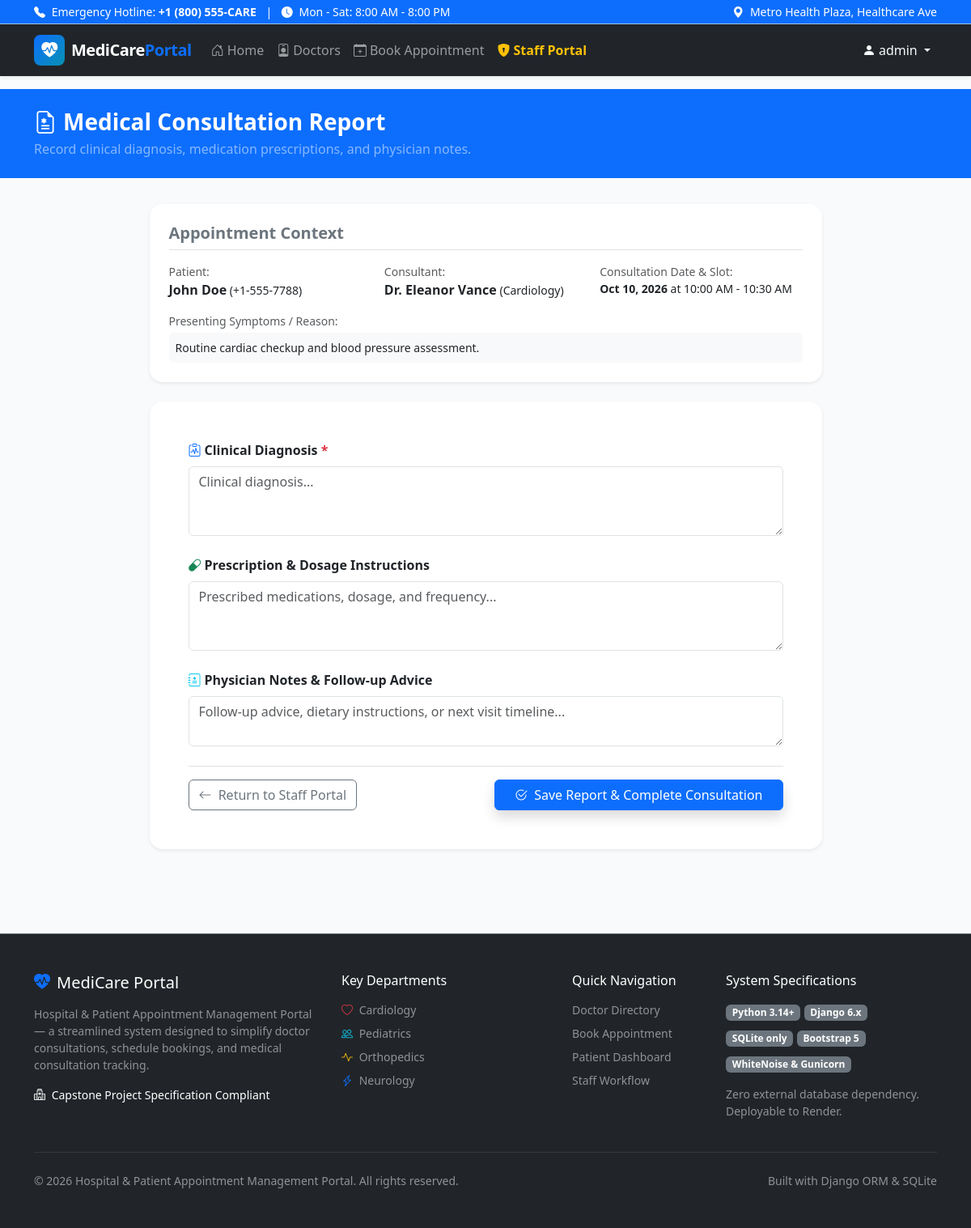
/staff/appointment/1/report/ (signed in), run on the app's committed database.
### appointments/models.py (models this page shows, shortened)
class Appointment(models.Model):
    patient = models.ForeignKey(
        Patient,
        on_delete=models.CASCADE,
        related_name='appointments'
    )
    doctor = models.ForeignKey(
        Doctor,
        on_delete=models.CASCADE,
        related_name='appointments'
    )
    date = models.DateField()
    time_slot = models.CharField(max_length=20, choices=TIME_SLOTS)
    reason = models.TextField()
    status = models.CharField(
        max_length=20,
        choices=AppointmentStatusChoices.choices,
        default=AppointmentStatusChoices.PENDING
    )
    created_date = models.DateTimeField(auto_now_add=True)
    updated_at = models.DateTimeField(auto_now=True)
    class Meta:
        ordering = ['-date', 'time_slot']
        constraints = [
            models.UniqueConstraint(
                fields=['doctor', 'date', 'time_slot'],
                condition=~models.Q(status=AppointmentStatusChoices.CANCELLED),
                name='unique_doctor_active_timeslot'
            )
        ]

class Patient(models.Model):
    GENDER_CHOICES = [
        ('Male', 'Male'),
        ('Female', 'Female'),
        ('Other', 'Other'),
    ]
    user = models.OneToOneField(
        User,
        on_delete=models.CASCADE,
        null=True,
        blank=True,
        related_name='patient_profile'
    )
    name = models.CharField(max_length=150)
    email = models.EmailField()
    phone = models.CharField(max_length=20)
    date_of_birth = models.DateField(null=True, blank=True)
    gender = models.CharField(max_length=10, choices=GENDER_CHOICES, default='Male')
    blood_group = models.CharField(max_length=5, blank=True)
    address = models.TextField(blank=True)
    created_at = models.DateTimeField(auto_now_add=True)
    class Meta:
        ordering = ['name']

class Doctor(models.Model):
    name = models.CharField(max_length=150)
    department = models.CharField(
        max_length=50,
        choices=DepartmentChoices.choices
    )
    specialization = models.CharField(max_length=150)
    consultation_fee = models.DecimalField(
        max_digits=10,
        decimal_places=2,
        default=50.00,
        help_text="Consultation fee in USD / standard currency"
    )
    available_days = models.CharField(
        max_length=200,
        default="Monday, Tuesday, Wednesday, Thursday, Friday",
        help_text="Comma-separated available days"
    )
    active_status = models.BooleanField(
        default=True,
        help_text="Active status indicates if doctor is taking appointments"
    )
    email = models.EmailField(blank=True, null=True)
    phone = models.CharField(max_length=20, blank=True)
    bio = models.TextField(blank=True)
    experience_years = models.PositiveIntegerField(default=5)
    created_at = models.DateTimeField(auto_now_add=True)
    class Meta:
        ordering = ['name']

### appointments/views.py (the view)
# urls.py: path('staff/appointment/<int:appointment_id>/report/', views.add_medical_report_view, name='add_medical_report'),
@staff_required
def add_medical_report_view(request, appointment_id):
    appointment = get_object_or_404(Appointment, pk=appointment_id)
    if appointment.status == AppointmentStatusChoices.CANCELLED:
        messages.error(request, f"Cannot create a medical report for cancelled appointment #{appointment.id}.")
        return redirect('staff_dashboard')
    existing_report = getattr(appointment, 'medical_report', None)
    if existing_report:
        messages.info(request, f"A medical report already exists for Appointment #{appointment.id}. Viewing existing report.")
        return redirect('medical_report_detail', pk=existing_report.pk)
    if request.method == 'POST':
        form = MedicalReportForm(request.POST)
        if form.is_valid():
            report = form.save(commit=False)
            report.appointment = appointment
            report.patient = appointment.patient
            report.doctor = appointment.doctor
            report.save()
            if appointment.status != AppointmentStatusChoices.COMPLETED:
                appointment.status = AppointmentStatusChoices.COMPLETED
                appointment.save()
            messages.success(request, f"Medical consultation report saved successfully for {appointment.patient.name}.")
            return redirect('medical_report_detail', pk=report.pk)
        else:
            messages.error(request, "Please correct the errors in the medical report form.")
    else:
        form = MedicalReportForm()
    context = {
        'form': form,
        'appointment': appointment,
    }
    return render(request, 'appointments/add_medical_report.html', context)

### templates/appointments/add_medical_report.html (shortened to what this page needs)
{% extends 'base.html' %}
{% load static %}
{% block content %}
<div class="bg-primary text-white py-4 mb-4">
    <div class="container">
        <h1 class="h3 fw-bold mb-1"><i class="bi bi-file-earmark-medical me-2"></i>Medical Consultation Report</h1>
        <p class="mb-0 text-white-50">Record clinical diagnosis, medication prescriptions, and physician notes.</p>
    </div>
</div>
<div class="container py-2">
    <div class="row justify-content-center">
        <div class="col-lg-9">
            <div class="card border-0 shadow-sm rounded-4 p-4 mb-4 bg-white">
                <h5 class="fw-bold mb-3 text-secondary border-bottom pb-2">Appointment Context</h5>
                <div class="row g-3 small">
                    <div class="col-sm-4">
                        <span class="text-muted d-block">Patient:</span>
                        <strong class="text-dark fs-6">{{ appointment.patient.name }}</strong> ({{ appointment.patient.phone }})
                    </div>
                    <div class="col-sm-4">
                        <span class="text-muted d-block">Consultant:</span>
                        <strong class="text-dark fs-6">Dr. {{ appointment.doctor.name }}</strong> ({{ appointment.doctor.department }})
                    </div>
                    <div class="col-sm-4">
                        <span class="text-muted d-block">Consultation Date &amp; Slot:</span>
                        <strong class="text-dark">{{ appointment.date|date:"M d, Y" }}</strong> at {{ appointment.get_time_slot_display }}
                    </div>
                    <div class="col-12">
                        <span class="text-muted d-block">Presenting Symptoms / Reason:</span>
                        <div class="p-2 bg-light rounded text-dark mt-1">{{ appointment.reason }}</div>
                    </div>
                </div>
            </div>
            <div class="card border-0 shadow-sm rounded-4 p-4 p-md-5 mb-5 bg-white">
                <form method="POST">
                    <div class="mb-4">
                        <label class="form-label fw-bold text-dark">
                            <i class="bi bi-clipboard-pulse text-primary me-1"></i>Clinical Diagnosis <span class="text-danger">*</span>
                        </label>
                        {{ form.diagnosis }}
                    </div>
                    <div class="mb-4">
                        <label class="form-label fw-bold text-dark">
                            <i class="bi bi-capsule text-success me-1"></i>Prescription &amp; Dosage Instructions
                        </label>
                        {{ form.prescription }}
                    </div>
                    <div class="mb-4">
                        <label class="form-label fw-bold text-dark">
                            <i class="bi bi-journal-medical text-info me-1"></i>Physician Notes &amp; Follow-up Advice
                        </label>
                        {{ form.doctor_notes }}
                    </div>
                    <div class="d-flex justify-content-between align-items-center pt-3 border-top">
                        <a href="{% url 'staff_dashboard' %}" class="btn btn-outline-secondary">
                            <i class="bi bi-arrow-left me-1"></i> Return to Staff Portal
                        </a>
                        <button type="submit" class="btn btn-primary px-4 shadow">
                            <i class="bi bi-check2-circle me-1"></i> Save Report &amp; Complete Consultation
                        </button>
                    </div>
                </form>
            </div>
        </div>
    </div>
</div>
{% endblock %}

### templates/base.html (shortened to what this page needs)
{% load static %}
<!DOCTYPE html>
<html lang="en">
<head>
    <link href="https://cdn.jsdelivr.net/npm/bootstrap@5.3.3/dist/css/bootstrap.min.css" rel="stylesheet">
    <link rel="stylesheet" href="https://cdn.jsdelivr.net/npm/bootstrap-icons@1.11.3/font/bootstrap-icons.min.css">
    <link rel="stylesheet" href="{% static 'css/style.css' %}">
</head>
<body>
    <div class="bg-primary text-white py-1 small border-bottom border-primary-subtle">
        <div class="container d-flex justify-content-between align-items-center">
            <div>
                <i class="bi bi-telephone-fill me-1"></i> Emergency Hotline: <strong>+1 (800) 555-CARE</strong>
                <span class="mx-2">|</span>
                <i class="bi bi-clock-fill me-1"></i> Mon - Sat: 8:00 AM - 8:00 PM
            </div>
            <div class="d-none d-md-block">
                <i class="bi bi-geo-alt-fill me-1"></i> Metro Health Plaza, Healthcare Ave
            </div>
        </div>
    </div>
    <nav class="navbar navbar-expand-lg navbar-dark bg-dark sticky-top shadow-sm">
        <div class="container">
            <a class="navbar-brand d-flex align-items-center" href="{% url 'home' %}">
                <span class="brand-icon">
                    <i class="bi bi-heart-pulse-fill fs-5"></i>
                </span>
                <span>MediCare<span class="text-primary">Portal</span></span>
            </a>
            <div class="collapse navbar-collapse" id="navbarMain">
                <ul class="navbar-nav me-auto mb-2 mb-lg-0">
                    <li class="nav-item">
                        <a class="nav-link" href="{% url 'home' %}"><i class="bi bi-house-door me-1"></i>Home</a>
                    </li>
                    <li class="nav-item">
                        <a class="nav-link" href="{% url 'doctor_list' %}"><i class="bi bi-person-badge me-1"></i>Doctors</a>
                    </li>
                    <li class="nav-item">
                        <a class="nav-link" href="{% url 'book_appointment' %}"><i class="bi bi-calendar-plus me-1"></i>Book Appointment</a>
                    </li>
                    {% if user.is_authenticated and user.is_staff %}
                    <li class="nav-item">
                        <a class="nav-link text-warning fw-semibold" href="{% url 'staff_dashboard' %}">
                            <i class="bi bi-shield-lock-fill me-1"></i>Staff Portal
                        </a>
                    </li>
                    {% endif %}
                </ul>
                <ul class="navbar-nav ms-auto mb-2 mb-lg-0 align-items-lg-center">
                    {% if user.is_authenticated %}
                        <li class="nav-item dropdown">
                            <a class="nav-link dropdown-toggle text-light" href="#" role="button" data-bs-toggle="dropdown" aria-expanded="false">
                                <i class="bi bi-person-fill me-1"></i>{{ user.username }}
                            </a>
                        </li>
                    {% endif %}
                </ul>
            </div>
        </div>
    </nav>
    <main class="mb-5">
        {% block content %}{% endblock %}
    </main>
    <footer class="bg-dark text-white-50 py-5 border-top border-secondary">
        <div class="container">
            <div class="row g-4">
                <div class="col-lg-4 col-md-6">
                    <h5 class="text-white mb-3">
                        <i class="bi bi-heart-pulse-fill text-primary me-2"></i>MediCare Portal
                    </h5>
                    <p class="small">
                        Hospital & Patient Appointment Management Portal — a streamlined system designed to simplify doctor consultations, schedule bookings, and medical consultation tracking.
                    </p>
                    <p class="small text-white">
                        <i class="bi bi-hospital me-1"></i> Capstone Project Specification Compliant
                    </p>
                </div>
                <div class="col-lg-3 col-md-6">
                    <h6 class="text-white mb-3">Key Departments</h6>
                    <ul class="list-unstyled small">
                        <li class="mb-2"><a href="{% url 'doctor_list' %}?department=Cardiology" class="text-white-50 text-decoration-none hover-white"><i class="bi bi-heart me-1 text-danger"></i> Cardiology</a></li>
                        <li class="mb-2"><a href="{% url 'doctor_list' %}?department=Pediatrics" class="text-white-50 text-decoration-none hover-white"><i class="bi bi-people me-1 text-info"></i> Pediatrics</a></li>
                        <li class="mb-2"><a href="{% url 'doctor_list' %}?department=Orthopedics" class="text-white-50 text-decoration-none hover-white"><i class="bi bi-activity me-1 text-warning"></i> Orthopedics</a></li>
                        <li class="mb-2"><a href="{% url 'doctor_list' %}?department=Neurology" class="text-white-50 text-decoration-none hover-white"><i class="bi bi-lightning-charge me-1 text-primary"></i> Neurology</a></li>
                    </ul>
                </div>
                <div class="col-lg-2 col-md-6">
                    <h6 class="text-white mb-3">Quick Navigation</h6>
                    <ul class="list-unstyled small">
                        <li class="mb-2"><a href="{% url 'doctor_list' %}" class="text-white-50 text-decoration-none">Doctor Directory</a></li>
                        <li class="mb-2"><a href="{% url 'book_appointment' %}" class="text-white-50 text-decoration-none">Book Appointment</a></li>
                        <li class="mb-2"><a href="{% url 'patient_dashboard' %}" class="text-white-50 text-decoration-none">Patient Dashboard</a></li>
                        <li class="mb-2"><a href="{% url 'staff_dashboard' %}" class="text-white-50 text-decoration-none">Staff Workflow</a></li>
                    </ul>
                </div>
                <div class="col-lg-3 col-md-6">
                    <h6 class="text-white mb-3">System Specifications</h6>
                    <div class="badge bg-secondary mb-2">Python 3.14+</div>
                    <div class="badge bg-secondary mb-2">Django 6.x</div>
                    <div class="badge bg-secondary mb-2">SQLite only</div>
                    <div class="badge bg-secondary mb-2">Bootstrap 5</div>
                    <div class="badge bg-secondary mb-2">WhiteNoise & Gunicorn</div>
                    <p class="small mt-2 text-white-50">
                        Zero external database dependency. Deployable to Render.
                    </p>
                </div>
            </div>
            <hr class="border-secondary my-4">
            <div class="d-flex flex-column flex-sm-row justify-content-between align-items-center small">
                <span>&copy; {% now "Y" %} Hospital & Patient Appointment Management Portal. All rights reserved.</span>
                <span>Built with Django ORM &amp; SQLite</span>
            </div>
        </div>
    </footer>
</body>
</html>

### data on the page
Appointment: patient.name "John Doe", patient.phone "+1-555-7788", doctor.name "Eleanor Vance", doctor.department "Cardiology", date "Oct 10, 2026", time_slot "10:00 AM - 10:30 AM", reason "Routine cardiac checkup and blood pressure assessment."

### other printed values
{{ user.username }} "admin"
